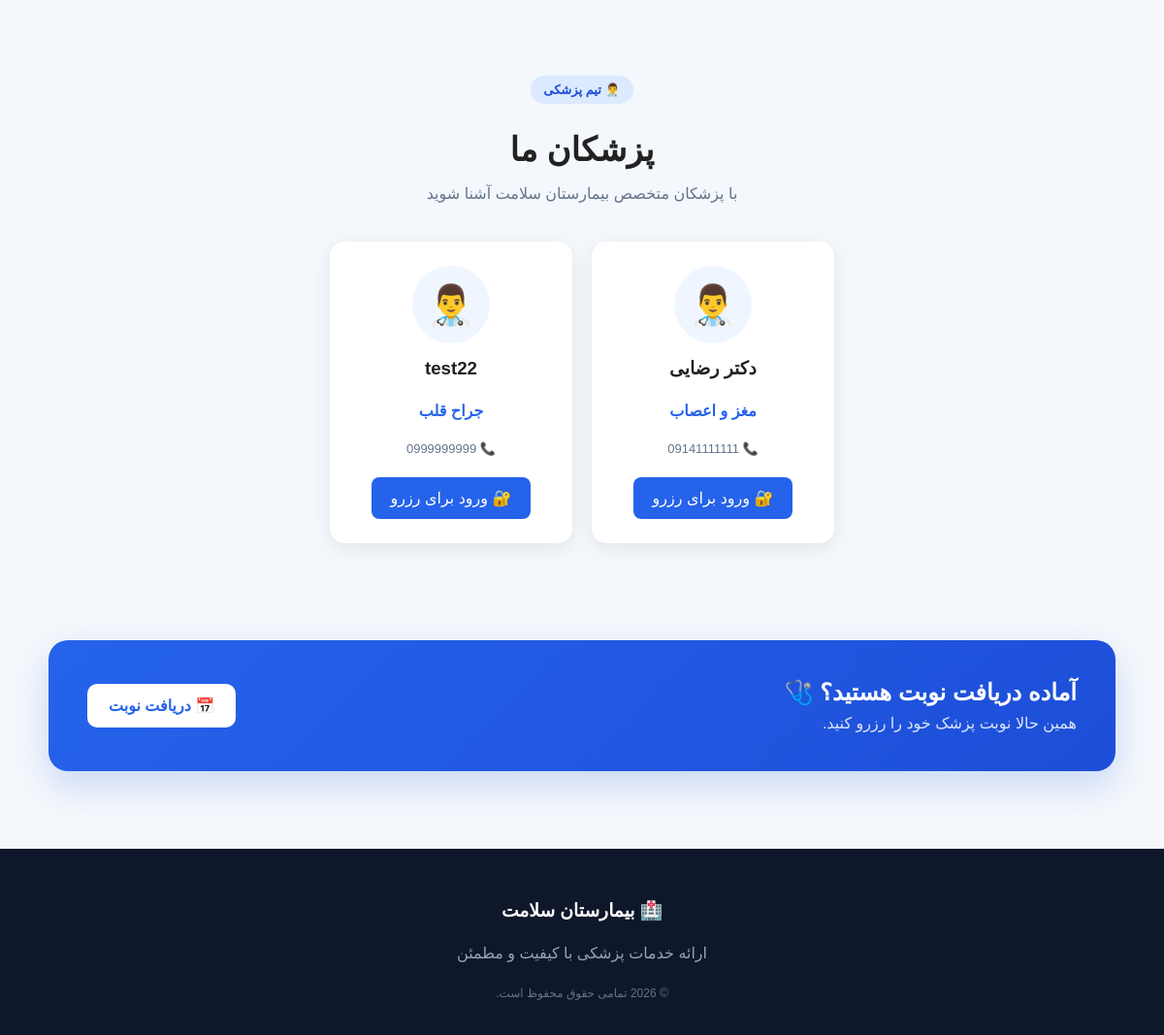
Before: / (lower part) with the older database file.
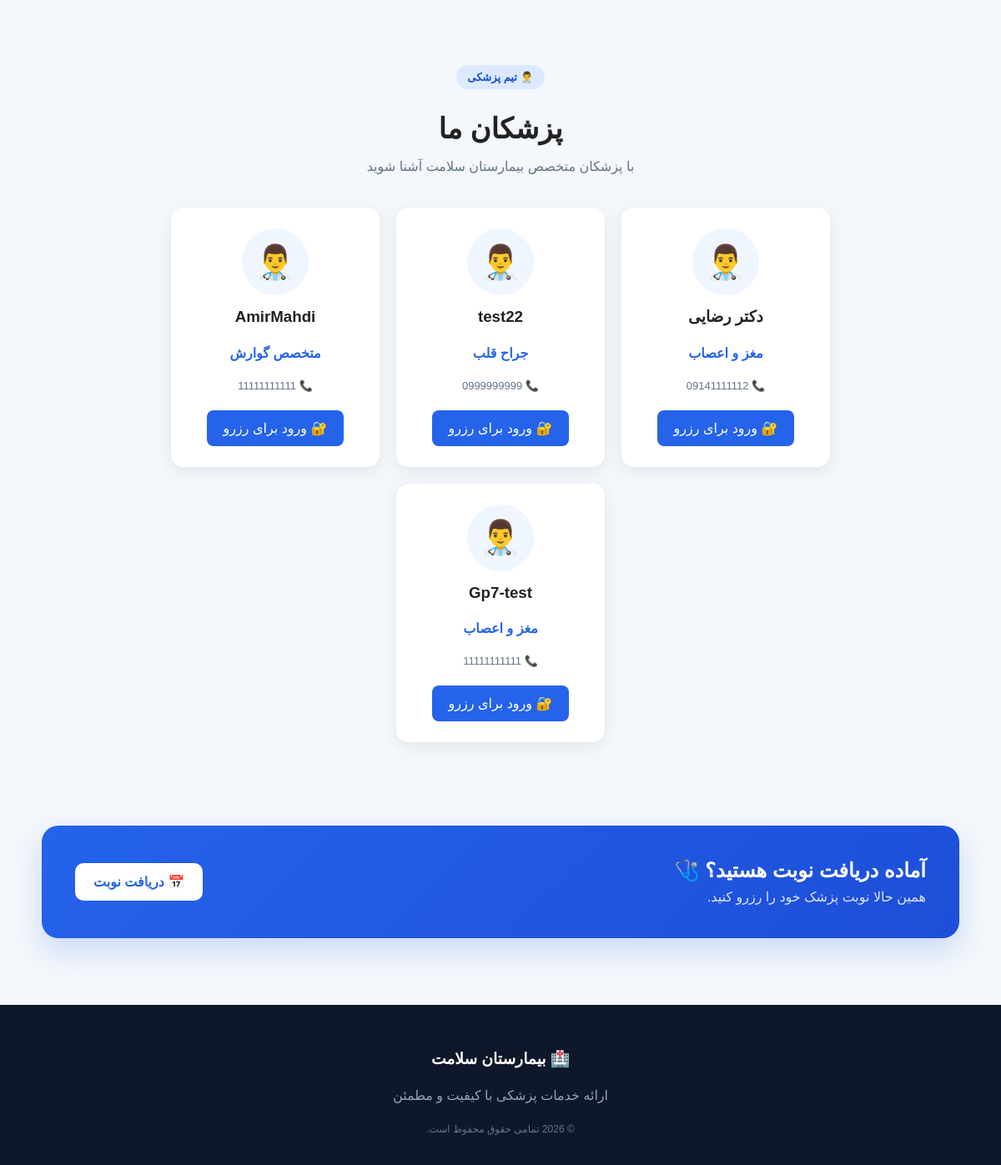
After: the same page with the newer database file.
### hospital/models.py (models this page shows, shortened)
class Doctor(models.Model):
    name = models.CharField(max_length=100)
    specialty = models.CharField(max_length=100)
    phone = models.CharField(max_length=20)

### hospital/views.py (the view)
# urls.py: 2. Add a URL to urlpatterns:  path('', views.home, name='home')
def home(request):
    doctors = Doctor.objects.all()
    return render(request, "home.html", {
        "doctors": doctors
    })

### Templates/home.html (shortened to what this page needs)
{% load static %}
<!DOCTYPE html>
<html lang="fa" dir="rtl">
<head>
    <link rel="stylesheet"
          href="{% static 'css/style.css' %}">
</head>
<body class="home-page">
<section class="doctors">
    <div class="section-title">
        <span class="hero-badge">
            👨‍⚕️ تیم پزشکی
        </span>
        <h2>
            پزشکان ما
        </h2>
        <p>
            با پزشکان متخصص بیمارستان سلامت آشنا شوید
        </p>
    </div>
    <div class="doctor-container">
        {% for doctor in doctors %}
            <div class="doctor-card">
                <div class="doctor-avatar">
                    👨‍⚕️
                </div>
                <h3>
                    {{ doctor.name }}
                </h3>
                <p>
                    {{ doctor.specialty }}
                </p>
                <span class="doctor-phone">
                    📞 {{ doctor.phone }}
                </span>
                {% if user.is_authenticated %}
                    <a href="{% url 'appointment' %}">
                        📅 رزرو نوبت
                    </a>
                {% else %}
                    <a href="{% url 'login' %}">
                        🔐 ورود برای رزرو
                    </a>
                {% endif %}
            </div>
        {% empty %}
            <p class="no-doctors">
                هنوز پزشکی ثبت نشده است.
            </p>
        {% endfor %}
    </div>
</section>
<section class="home-cta">
    <div>
        <h2>
            آماده دریافت نوبت هستید؟ 🩺
        </h2>
        <p>
            همین حالا نوبت پزشک خود را رزرو کنید.
        </p>
    </div>
    <a
        href="{% if user.is_authenticated %}{% url 'appointment' %}{% else %}{% url 'login' %}{% endif %}"
        class="hero-button primary"
    >
        📅 دریافت نوبت
    </a>
</section>
<footer>
    <h3>
        🏥 بیمارستان سلامت
    </h3>
    <p>
        ارائه خدمات پزشکی با کیفیت و مطمئن
    </p>
    <span>
        © 2026 تمامی حقوق محفوظ است.
    </span>
</footer>
</body>
</html>

Changed rows visible on the page:
changed Doctor "دکتر رضایی": phone "09141111111" → "09141111112"
added Doctor: name "AmirMahdi", specialty "متخصص گوارش", phone "11111111111"
added Doctor: name "Gp7-test", specialty "مغز و اعصاب", phone "11111111111"
